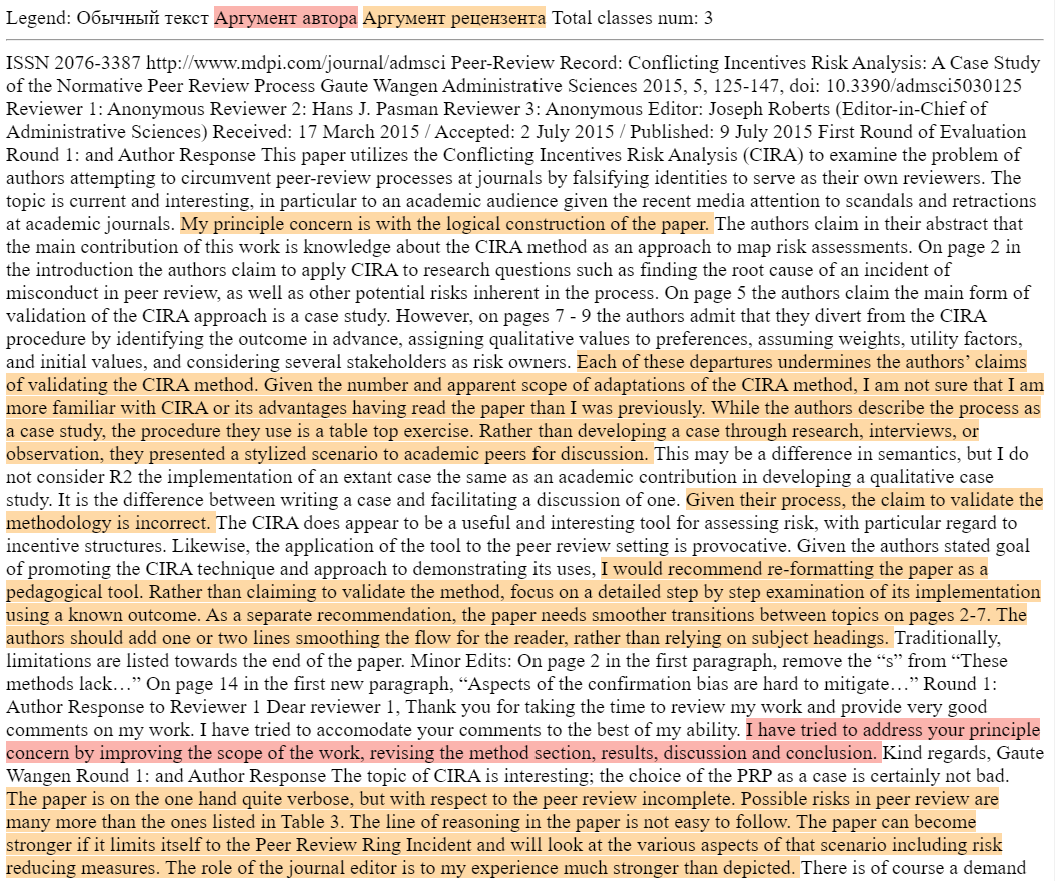
#> input picture assets/visualization_example.png, 1055 x 881 px
$ python -i ui_utils.py   (imports and definitions only)
#> lines starting #> are read from the running program, lines starting #| are printed output that depends on the picture
import string
import types
import random

import matplotlib.colors as mcolors
import matplotlib.pyplot as plt
import owlready2 as owl


def get_colors_from_palette(number):
    # Get the color palette from matplotlib
    if number <= 10:
        palette_name = 'tab10'
    elif number <= 20:
        palette_name = 'tab20'
    else:
        palette_name = 'viridis'

    try:
        palette = plt.get_cmap(palette_name)
    except ValueError:
        return f"Error: Palette '{palette_name}' not found."

    # Generate a list of colors from the palette
    if number <= 20:
        colors = [palette(i % palette.N) for i in range(number)]
    else:
        colors = [palette(i / number) for i in range(number)]

    # Convert the colors to their hexadecimal representation
    color_hex = [mcolors.rgb2hex(color[:3]) for color in colors]

    return color_hex


def get_closed_arguments(data) -> list[str]:
    unique_name = "".join(random.choices(string.ascii_letters, k=10))
    onto = owl.get_ontology(f'{unique_name}.owl')
    with onto:

        # Asserting attacks relation
        class attacks(owl.ObjectProperty):
            pass

        class isAttackedBy(owl.ObjectProperty):
            inverse_property = attacks

        class round(owl.AnnotationProperty, owl.FunctionalProperty):
            pass

        class text(owl.AnnotationProperty, owl.FunctionalProperty):
            pass

        class number(owl.AnnotationProperty, owl.FunctionalProperty):
            pass

        # Creating argument sets
        argument_class_mapping = {}
        argument_sets = data['argument_sets']
        for argument_set, arguments in argument_sets.items():
            Cl = types.new_class(argument_set, (owl.Thing,))
            Cl.label = argument_set
            for argument, text in arguments.items():
                inst = Cl()
                inst.label = argument
                argument_class_mapping[argument] = argument_set
                argument = argument.split('.')
                inst.text = text
                inst.round = argument[1]
                if len(argument) == 4:
                    inst.number = argument[3]
                else:
                    inst.number = argument[2]

        attack_pairs = data['attack_pairs']
        for pair in attack_pairs:
            # print(pair)
            argument1 = pair[0].split('.')
            arg1_class = argument_class_mapping[pair[0]]
            number_idx = 3 if len(argument1) == 4 else 2
            argument1 = onto.search_one(is_a=onto[arg1_class],
                                        round=argument1[1],
                                        number=argument1[number_idx])
            argument2 = pair[1].split('.')
            arg2_class = argument_class_mapping[pair[1]]
            argument2 = onto.search_one(is_a=onto[arg2_class],
                                        round=argument2[1],
                                        number=argument2[number_idx])
            argument1.attacks.append(argument2)
            argument2.isAttackedBy.append(argument1)

        # Starting reasoning to derive inverse attacks
        # sync_reasoner_pellet(infer_property_values = True,
        #                     debug = 2)

        # Closing world
        for inst in onto.individuals():
            if inst.attacks:
                inst.is_a.append(attacks.only(owl.OneOf(inst.attacks)))
            else:
                inst.is_a.append(attacks.only(owl.Nothing))
            if inst.isAttackedBy:
                inst.is_a.append(isAttackedBy.only(owl.OneOf(inst.isAttackedBy)))
            else:
                inst.is_a.append(isAttackedBy.only(owl.Nothing))

        # Defining conflict free sets
        for argument_set1 in argument_sets.keys():
            Cl = onto[argument_set1]
            Cl_cf = types.new_class(f'{argument_set1}ConflictFree', (Cl,))
            complement = []
            for argument_set2 in argument_sets.keys():
                if argument_set1 != argument_set2:
                    complement.append(onto[argument_set2])
            Cl_cf.equivalent_to.append(Cl & attacks.only(owl.Or(complement)))

        # Defining admissible sets
        for argument_set1 in argument_sets.keys():
            Cl_cf = onto[f'{argument_set1}ConflictFree']
            Cl_adm = types.new_class(f'{argument_set1}Admissible', (Cl_cf,))
            Cl_adm.equivalent_to.append(Cl_cf & isAttackedBy.only(isAttackedBy.some(Cl_cf)))

    with onto:
        owl.sync_reasoner_pellet(infer_property_values=True,
                                 debug=0)

    closed_args = []
    with onto:
        for inst in filter(lambda x: str(type(x)).endswith('Admissible'), onto.individuals()):
            closed_args.append(inst.label[0])
    return closed_args

>>> import cv2
>>> picture = cv2.imread('../../assets/visualization_example.png', cv2.IMREAD_GRAYSCALE)
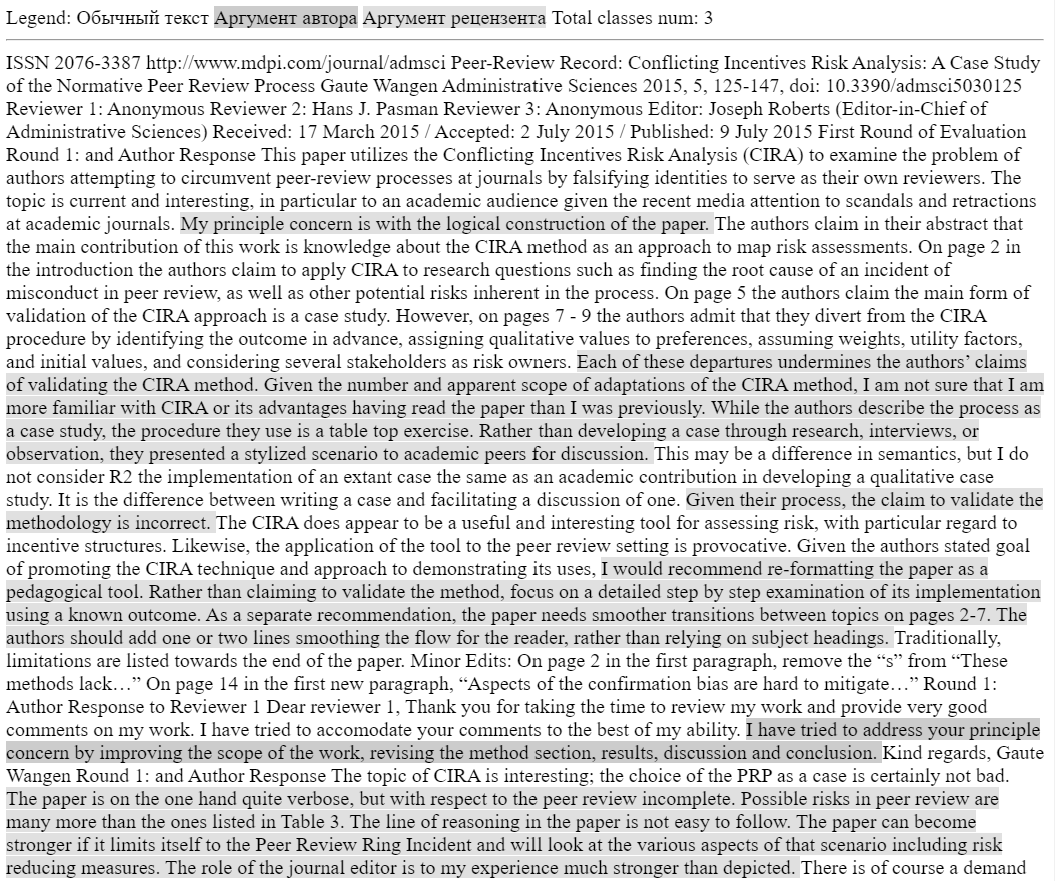
#> picture: shape (881, 1055); min 0, max 255, mean 217.5
#> (the run stopped early here; a loop or call above may not have finished)
